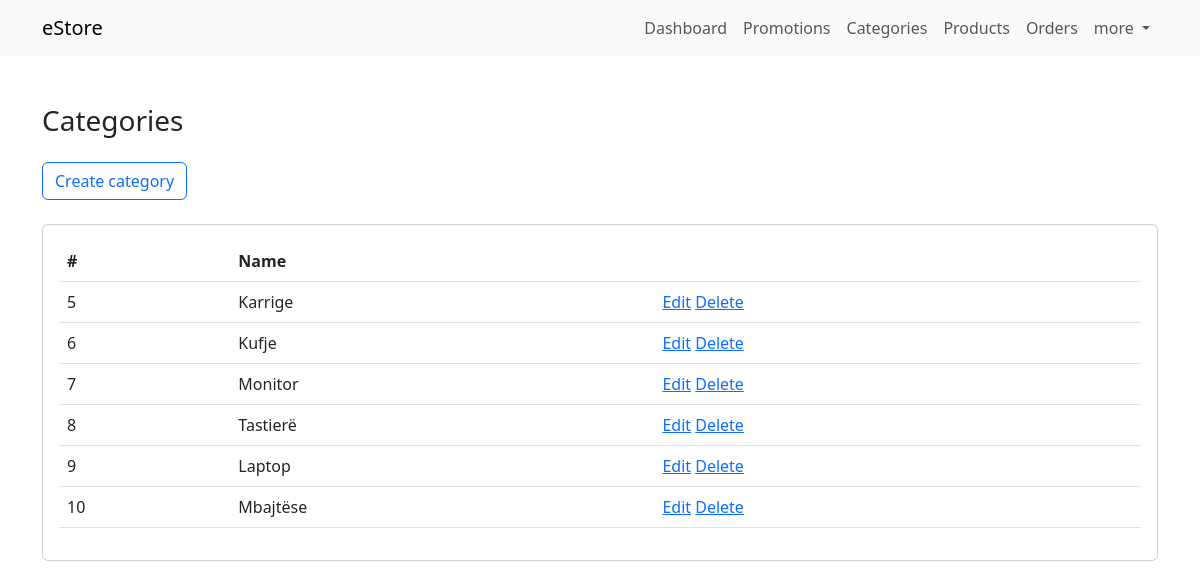
Page /dashboard/categories/index.php (signed in) on the committed database.
### tables this page shows
CREATE TABLE `categories` (
  `id` int(11) NOT NULL,
  `name` varchar(45) NOT NULL
);

### classes/Database.php (called while the page is built)
<?php
class Database {
    private static $instance = null;
    private $connection = null;
    public function __construct() {
        $this->connection = new mysqli('localhost:3307', 'root', '', 'onlinestore');
    }
    public static function getInstance() {
        if(!self::$instance) {
            self::$instance = new self;
        }
        return self::$instance;
    }
    function getConnection() {
        return $this->connection;
    }
}

### classes/CRUD.php (called while the page is built, shortened)
<?php
include 'Database.php';
class CRUD {
    private $mysqli;
    public function __construct() {
        $db = Database::getInstance();
        $this->mysqli = $db->getConnection();
    }
    public function read($table, $condition = [], $limit = null, $order = []) {
        $sql = "SELECT * FROM `".$table."`";
        $items = [];
        if($query = $this->mysqli->query($sql)) {
            if($query->num_rows > 0) {
                while($row = $query->fetch_assoc()) {
                    $items[] = $row;
                }
            }
            return $items;
        } else {
            return $this->mysqli->error;
        }
    }
}

### dashboard/categories/index.php (the view, shortened to what this page needs)
<?php
    include('../includes/header.php');
    include('../../classes/CRUD.php');
    $crud = new CRUD;
    $categories = $crud->read('categories');
?>
<div class="dashboard my-5">
    <div class="container">
        <h3 class="mb-4">Categories</h3>
        <a href="create.php" class="btn btn-outline-primary mb-4">Create category</a>
        <?php if($categories && count($categories)): ?>
        <div class="card">
            <div class="card-body">
                <div class="table-responsive">
                    <table class="table table-borderd">
                        <tbody>
                            <tr>
                                <th>#</th>
                                <th>Name</th>
                                <th></th>
                            </tr>
                            <?php foreach($categories as $category): ?>
                            <tr>
                                <td><?= $category['id'] ?></td>
                                <td><?= $category['name'] ?></td>
                                <td>
                                    <a href="edit.php?id=<?= $category['id'] ?>">Edit</a>
                                    <a href="?action=delete&id=<?= $category['id'] ?>" onclick="return confirm('Are you sure?')">Delete</a>
                                </td>
                            </tr>
                            <?php endforeach; ?>
                        </tbody>
                    </table>
                </div>
            </div>
        </div>
        <?php endif; ?>
    </div>
</div>
<?php include('../includes/footer.php'); ?>

### dashboard/includes/header.php (shortened to what this page needs)
<!doctype html>
<html lang="en">
<head>
    <link href="https://cdn.jsdelivr.net/npm/bootstrap@5.3.0-alpha1/dist/css/bootstrap.min.css" rel="stylesheet">
</head>
<body>
    <nav class="navbar navbar-expand-lg bg-body-tertiary">
        <div class="container">
            <a class="navbar-brand" href="index.php">eStore</a>
            <div class="collapse navbar-collapse" id="navbarSupportedContent">
                <ul class="navbar-nav ms-auto mb-2 mb-lg-0">
                    <li class="nav-item">
                        <a class="nav-link" href="http://localhost/e-commerce/dashboard/index.php">Dashboard</a>
                    </li>
                    <li class="nav-item">
                        <a class="nav-link" href="http://localhost/e-commerce/dashboard/promotions/">Promotions</a>
                    </li>
                    <li class="nav-item">
                        <a class="nav-link" href="http://localhost/e-commerce/dashboard/categories/">Categories</a>
                    </li>
                    <li class="nav-item">
                        <a class="nav-link" href="http://localhost/e-commerce/dashboard/products/">Products</a>
                    </li>
                    <li class="nav-item">
                        <a class="nav-link" href="http://localhost/e-commerce/dashboard/orders/">Orders</a>
                    </li>
                    <li class="nav-item dropdown">
                        <a class="nav-link dropdown-toggle" href="#" role="button" data-bs-toggle="dropdown" aria-expanded="false">
                            more
                        </a>
                    </li>
                </ul>
            </div>
        </div>
    </nav>

### dashboard/includes/footer.php (shortened to what this page needs)
</body>
</html>

### rows in the picture
categories: id "5", name "Karrige"
categories: id "6", name "Kufje"
categories: id "7", name "Monitor"
categories: id "8", name "Tastierë"
categories: id "9", name "Laptop"
categories: id "10", name "Mbajtëse"
